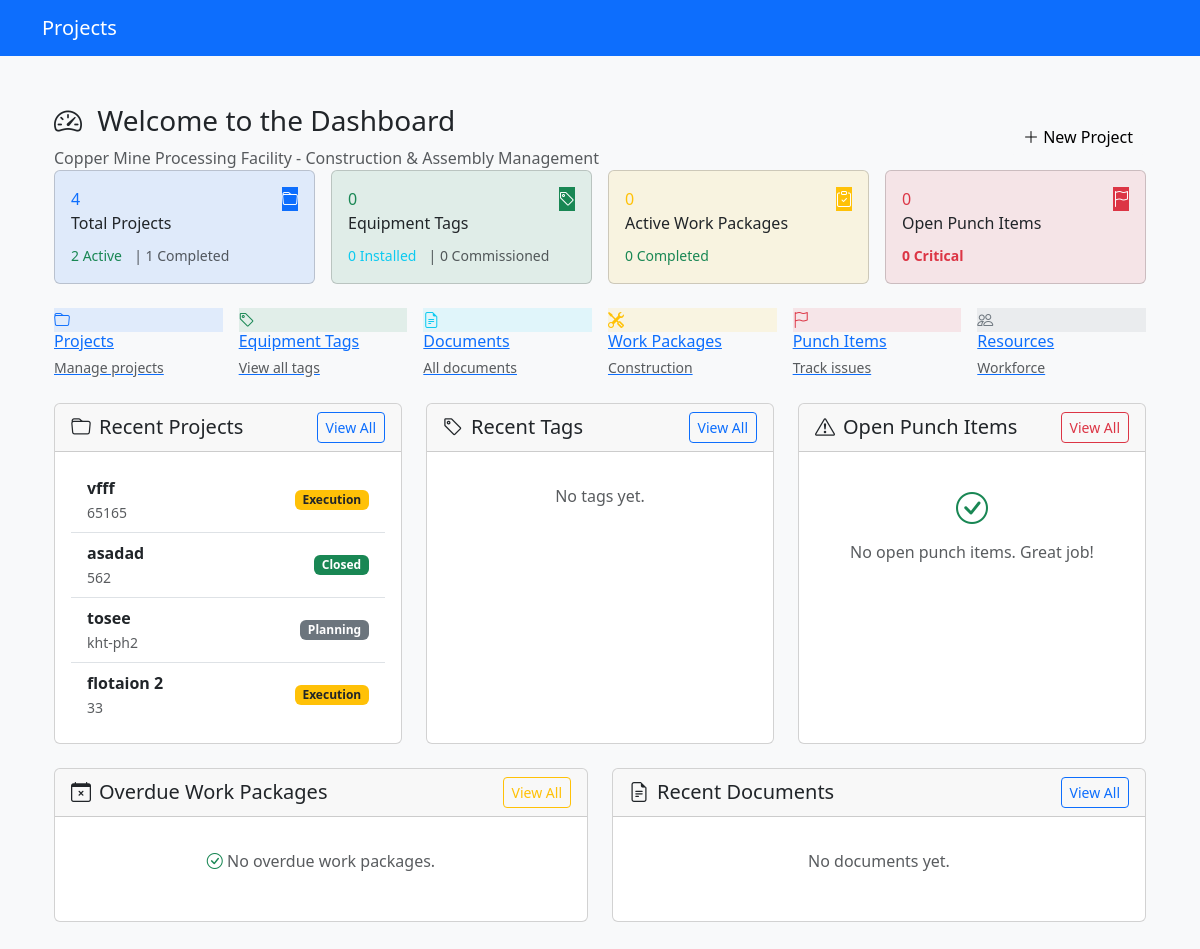
Page / (signed in) on the earlier database version.
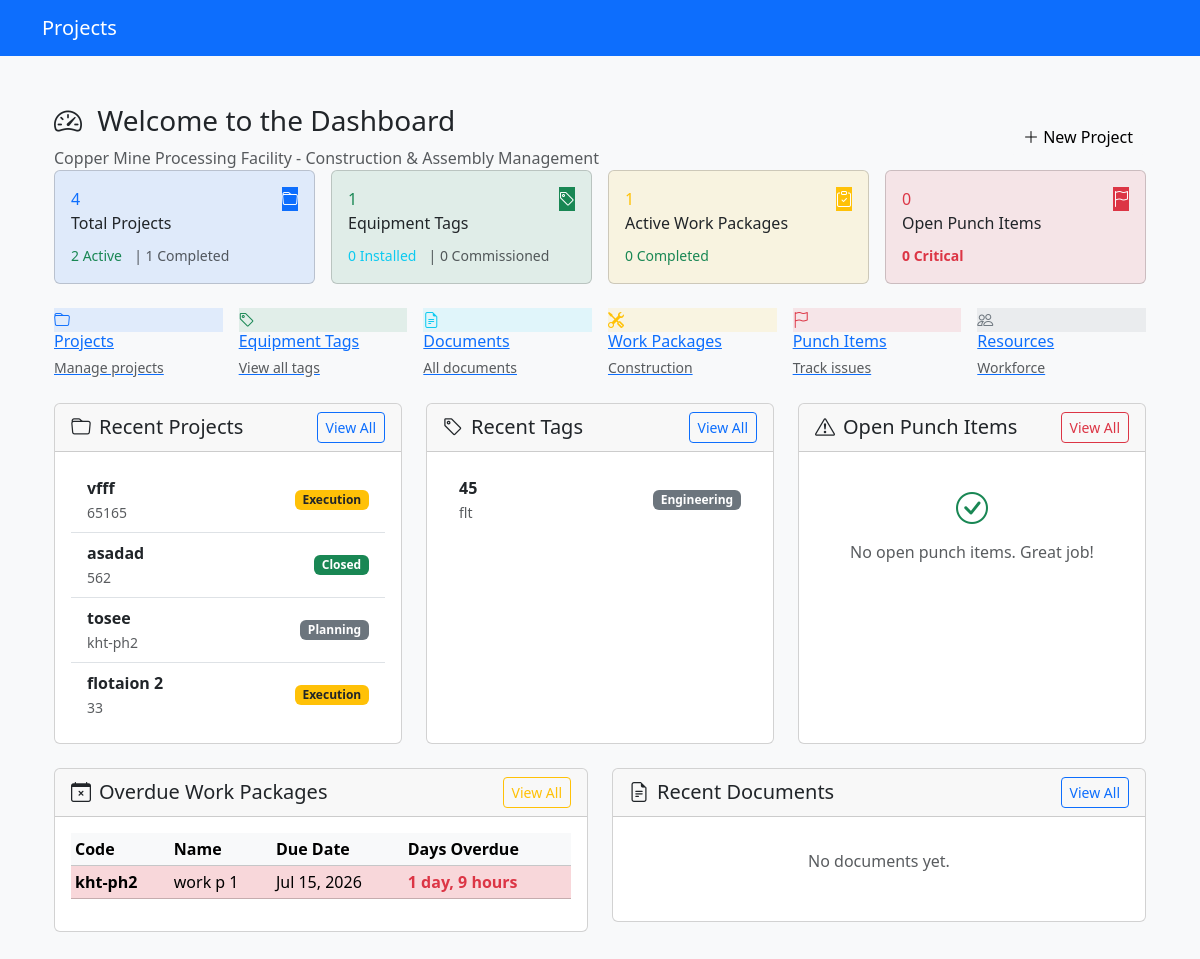
Same page on the later database version.
### core/models.py (models this page shows, shortened)
class Project(models.Model):
	class Status(models.TextChoices):
		INITIATION = 'INIT', 'Initiation'
		PLANNING = 'PLAN', 'Planning'
		EXECUTION = 'EXEC', 'Execution'
		COMMISSIONING = 'COMM', 'Commissioning'
		CLOSED = 'CLSD', 'Closed'
	name = models.CharField(max_length=255)
	code = models.CharField(max_length=50, unique=True, help_text="Short code, e.g., 'CU-PH2'")
	location = models.CharField(max_length=255)
	description = models.TextField(blank=True)
	start_date = models.DateField()
	target_completion_date = models.DateField()
	actual_completion_date = models.DateField(null=True, blank=True)
	status = models.CharField(max_length=4, choices=Status.choices, default=Status.INITIATION)
	created_at = models.DateTimeField(auto_now_add=True)
	updated_at = models.DateTimeField(auto_now=True)
	class Meta:
		ordering = ['-start_date']
		verbose_name = 'Project'
		verbose_name_plural = 'Projects'

class EquipmentTag(models.Model):
	class EquipmentType(models.TextChoices):
		CRUSHER = 'CRUSH', 'Crusher'
		CONVEYOR = 'CONV', 'Conveyor'
		FLOTATION = 'FLOT', 'Flotation Cell'
		PUMP = 'PUMP', 'Pump'
		MOTOR = 'MOTOR', 'Motor'
		INSTRUMENT = 'INST', 'Instrument'
		CABLE = 'CABLE', 'Cable'
		TRANSFORMER = 'XFMR', 'Transformer'
		VALVE = 'VALV', 'Valve'
		TANK = 'TANK', 'Tank'
		SCREEN = 'SCRN', 'Screen'
		FEEDER = 'FEED', 'Feeder'
		CYCLONE = 'CYCL', 'Cyclone'
		THICKENER = 'THCK', 'Thickener'
		FILTER = 'FILT', 'Filter'
		COMPRESSOR = 'COMP', 'Compressor'
		OTHER = 'OTHR', 'Other'
	class Discipline(models.TextChoices):
		MECHANICAL = 'MECH', 'Mechanical'
		ELECTRICAL = 'ELEC', 'Electrical'
		PIPING = 'PIPE', 'Piping'
		INSTRUMENTATION = 'INSTR', 'Instrumentation'
		CIVIL = 'CIVL', 'Civil'
		STRUCTURAL = 'STRU', 'Structural'
	class Criticality(models.TextChoices):
		HIGH = 'HIGH', 'High'
		MEDIUM = 'MED', 'Medium'
		LOW = 'LOW', 'Low'
	class Status(models.TextChoices):
		ENGINEERING = 'ENG', 'Engineering'
		PROCURED = 'PROC', 'Procured'
		DELIVERED = 'DLVD', 'Delivered'
		INSTALLED = 'INST', 'Installed'
		ALIGNED = 'ALGN', 'Aligned'
		PRECOMM = 'PREC', 'Pre-Commissioned'
		COMMISSIONED = 'COMM', 'Commissioned'
		HANDED_OVER = 'HNDO', 'Handed Over'
		DEFECT = 'DEF', 'Defective'
	project = models.ForeignKey(Project, on_delete=models.CASCADE, related_name='equipment_tags')
	area = models.ForeignKey(Area, on_delete=models.SET_NULL, null=True, blank=True, related_name='equipment_tags')
	system = models.ForeignKey(System, on_delete=models.SET_NULL, null=True, blank=True, related_name='equipment_tags')
	parent_tag = models.ForeignKey(
			'self', on_delete=models.CASCADE, null=True, blank=True,
			related_name='child_tags'
			)
	tag_number = models.CharField(max_length=100, db_index=True)
	description = models.CharField(max_length=500)
	equipment_type = models.CharField(max_length=5, choices=EquipmentType.choices)
	discipline = models.CharField(max_length=5, choices=Discipline.choices)
	manufacturer = models.CharField(max_length=255, blank=True)
	model_number = models.CharField(max_length=100, blank=True)
	serial_number = models.CharField(max_length=100, blank=True)
	criticality = models.CharField(max_length=4, choices=Criticality.choices, default=Criticality.MEDIUM)
	status = models.CharField(max_length=4, choices=Status.choices, default=Status.ENGINEERING)
	installation_date = models.DateField(null=True, blank=True)
	weight_kg = models.DecimalField(max_digits=10, decimal_places=2, null=True, blank=True)
	dimensions = models.CharField(
			max_length=200, blank=True,
			help_text="LxWxH in mm, e.g., '3000x2000x1500'"
			)
	notes = models.TextField(blank=True)
	created_at = models.DateTimeField(auto_now_add=True)
	updated_at = models.DateTimeField(auto_now=True)
	class Meta:
		ordering = ['tag_number']
		indexes = [
				models.Index(fields=['project', 'tag_number']),
				models.Index(fields=['project', 'status']),
				models.Index(fields=['parent_tag']),
				]
		verbose_name = 'Equipment Tag'
		verbose_name_plural = 'Equipment Tags'

### construction/models.py (models this page shows, shortened)
class WorkPackage(models.Model):
	class Status(models.TextChoices):
		NOT_STARTED = 'NSTA', 'Not Started'
		MOBILIZING = 'MOB', 'Mobilizing'
		IN_PROGRESS = 'IPRO', 'In Progress'
		COMPLETE = 'COMP', 'Complete'
		ON_HOLD = 'HOLD', 'On Hold'
	project = models.ForeignKey(
			'core.Project', on_delete=models.CASCADE, related_name='work_packages'
			)
	code = models.CharField(max_length=50)
	name = models.CharField(max_length=500)
	area = models.ForeignKey(
			'core.Area', on_delete=models.PROTECT, related_name='work_packages'
			)
	system = models.ForeignKey(
			'core.System', on_delete=models.SET_NULL, null=True, blank=True,
			related_name='work_packages'
			)
	description = models.TextField(blank=True)
	supervisor = models.ForeignKey(
			User, on_delete=models.SET_NULL, null=True, blank=True,
			related_name='supervised_work_packages'
			)
	contractor = models.CharField(
			max_length=255, blank=True, help_text="Company executing the work"
			)
	planned_start = models.DateField()
	planned_finish = models.DateField()
	actual_start = models.DateField(null=True, blank=True)
	actual_finish = models.DateField(null=True, blank=True)
	status = models.CharField(max_length=4, choices=Status.choices, default=Status.NOT_STARTED)
	percent_complete = models.DecimalField(max_digits=5, decimal_places=2, default=0.00)
	priority = models.PositiveSmallIntegerField(default=3, help_text="1=Highest, 5=Lowest")
	notes = models.TextField(blank=True)
	created_at = models.DateTimeField(auto_now_add=True)
	updated_at = models.DateTimeField(auto_now=True)
	class Meta:
		ordering = ['code']
		verbose_name = 'Work Package'
		verbose_name_plural = 'Work Packages'

### core/views.py (the view)
# urls.py: path('', views.DashboardView.as_view(), name='dashboard'),
class DashboardView(LoginRequiredMixin, generic.TemplateView):
	template_name = 'core/dashboard.html'
	def get_context_data(self, **kwargs):
		context = super().get_context_data(**kwargs)
		context['total_projects'] = Project.objects.count()
		context['active_projects'] = Project.objects.filter(
				status__in=['EXEC', 'COMM']
				).count()
		context['completed_projects'] = Project.objects.filter(
				status='CLSD'
				).count()
		context['total_equipment_tags'] = EquipmentTag.objects.count()
		context['installed_tags'] = EquipmentTag.objects.filter(
				status='INST'
				).count()
		context['commissioned_tags'] = EquipmentTag.objects.filter(
				status='COMM'
				).count()
		context['total_documents'] = Document.objects.count()
		context['approved_documents'] = Document.objects.filter(
				status='APPR'
				).count()
		context['open_punch_items'] = PunchItem.objects.filter(
				status__in=['OPEN', 'IPRO']
				).count()
		context['critical_punch_items'] = PunchItem.objects.filter(
				status__in=['OPEN', 'IPRO'],
				category='A'
				).count()
		context['active_work_packages'] = WorkPackage.objects.filter(
				status='IPRO'
				).count()
		context['completed_work_packages'] = WorkPackage.objects.filter(
				status='COMP'
				).count()
		context['recent_projects'] = Project.objects.order_by('-created_at')[:5]
		context['recent_tags'] = EquipmentTag.objects.select_related(
				'project', 'area'
				).order_by('-created_at')[:10]
		context['overdue_work_packages'] = WorkPackage.objects.filter(
				status__in=['IPRO', 'NSTA'],
				planned_finish__lt=timezone.now().date()
				).select_related('project', 'area').order_by('planned_finish')[:5]
		context['recent_documents'] = Document.objects.select_related(
				'project'
				).order_by('-created_at')[:5]
		context['recent_punch_items'] = PunchItem.objects.filter(
				status__in=['OPEN', 'IPRO']
				).select_related(
				'project', 'equipment_tag', 'raised_by'
				).order_by('-raised_date')[:5]
		context['projects_overview'] = Project.objects.annotate(
				equipment_count=Count('equipment_tags', distinct=True),
				document_count=Count('documents', distinct=True),
				work_package_count=Count('work_packages', distinct=True),
				punch_item_count=Count('punch_items', distinct=True),
				open_punch_count=Count(
						'punch_items',
						filter=Q(punch_items__status__in=['OPEN', 'IPRO']),
						distinct=True
						)
				).order_by('-created_at')
		return context

### templates/core/dashboard.html (shortened to what the changed rows need)
{% extends 'base.html' %}
{% load static %}
{% block content %}
<div class="container-fluid py-4">
  <div class="welcome-banner">
    <div class="row align-items-center">
      <div class="col-md-8">
        <h1 class="h3 mb-2">
          <i class="bi bi-speedometer2 me-2"></i>
          Welcome to the Dashboard
        </h1>
      </div>
    </div>
  </div>
  <div class="row g-3 mb-4">
    <div class="col-xl-3 col-md-6">
      <div class="card stat-card bg-success bg-opacity-10">
        <div class="card-body">
          <div class="d-flex justify-content-between align-items-start">
            <div>
              <div class="stat-value text-success">{{ total_equipment_tags }}</div>
              <div class="stat-label">Equipment Tags</div>
            </div>
          </div>
        </div>
      </div>
    </div>
    <div class="col-xl-3 col-md-6">
      <div class="card stat-card bg-warning bg-opacity-10">
        <div class="card-body">
          <div class="d-flex justify-content-between align-items-start">
            <div>
              <div class="stat-value text-warning">{{ active_work_packages }}</div>
              <div class="stat-label">Active Work Packages</div>
            </div>
          </div>
        </div>
      </div>
    </div>
  </div>
  <div class="row">
    <div class="col-lg-4 mb-4">
      <div class="card h-100">
        <div class="card-body">
          {% if recent_projects %}
          <div class="list-group list-group-flush">
            {% for project in recent_projects %}
            <a href="{% url 'core:project-detail' project.pk %}"
               class="list-group-item list-group-item-action d-flex justify-content-between align-items-center">
              <div>
                <strong>{{ project.name }}</strong>
                <br>
                <small class="text-muted">{{ project.code }}</small>
              </div>
              <span class="badge
                                {% if project.status == 'EXEC' %}bg-warning text-dark
                                {% elif project.status == 'COMM' %}bg-info
                                {% elif project.status == 'CLSD' %}bg-success
                                {% else %}bg-secondary
                                {% endif %}">
                                {{ project.get_status_display }}
                            </span>
            </a>
            {% endfor %}
          </div>
          {% else %}
          <p class="text-muted text-center py-3">No projects yet.</p>
          {% endif %}
        </div>
      </div>
    </div>
    <div class="col-lg-4 mb-4">
      <div class="card h-100">
        <div class="card-body">
          {% if recent_tags %}
          <div class="list-group list-group-flush">
            {% for tag in recent_tags %}
            <a href="{% url 'core:equipment-tag-detail' tag.pk %}"
               class="list-group-item list-group-item-action d-flex justify-content-between align-items-center">
              <div>
                <strong>{{ tag.tag_number }}</strong>
                <br>
                <small class="text-muted">{{ tag.description|truncatechars:40 }}</small>
              </div>
              <span class="badge
                                {% if tag.status == 'INST' %}bg-success
                                {% elif tag.status == 'DLVD' %}bg-info
                                {% elif tag.status == 'DEF' %}bg-danger
                                {% else %}bg-secondary
                                {% endif %}">
                                {{ tag.get_status_display }}
                            </span>
            </a>
            {% endfor %}
          </div>
          {% else %}
          <p class="text-muted text-center py-3">No tags yet.</p>
          {% endif %}
        </div>
      </div>
    </div>
  </div>
  <div class="row">
    <div class="col-lg-6 mb-4">
      <div class="card">
        <div class="card-body">
          {% if overdue_work_packages %}
          <div class="table-responsive">
            <table class="table table-sm table-hover">
              <thead class="table-light">
              <tr>
                <th>Code</th>
                <th>Name</th>
                <th>Due Date</th>
                <th>Days Overdue</th>
              </tr>
              </thead>
              <tbody>
              {% for wp in overdue_work_packages %}
              <tr class="table-danger">
                <td><strong>{{ wp.code }}</strong></td>
                <td>{{ wp.name|truncatechars:40 }}</td>
                <td>{{ wp.planned_finish|date:"M d, Y" }}</td>
                <td>
                  {% with days_overdue=wp.planned_finish|timesince %}
                  <span class="text-danger fw-bold">{{ days_overdue }}</span>
                  {% endwith %}
                </td>
              </tr>
              {% endfor %}
              </tbody>
            </table>
          </div>
          {% else %}
          <p class="text-muted text-center py-3">
            <i class="bi bi-check-circle text-success"></i>
            No overdue work packages.
          </p>
          {% endif %}
        </div>
      </div>
    </div>
  </div>
</div>
{% endblock %}

Differences in the rows shown:
added EquipmentTag: tag_number "45", description "flt", status "Engineering"
added WorkPackage: code "kht-ph2", name "work p 1", planned_finish "Jul 15, 2026", wp "1 day, 9 hours"
Other differences:
{{ total_equipment_tags }}: "0" → "1"
{{ active_work_packages }}: "0" → "1"
text no longer shown: "No tags yet. No overdue work packages."
text now shown: "Code Name Due Date Days Overdue"
